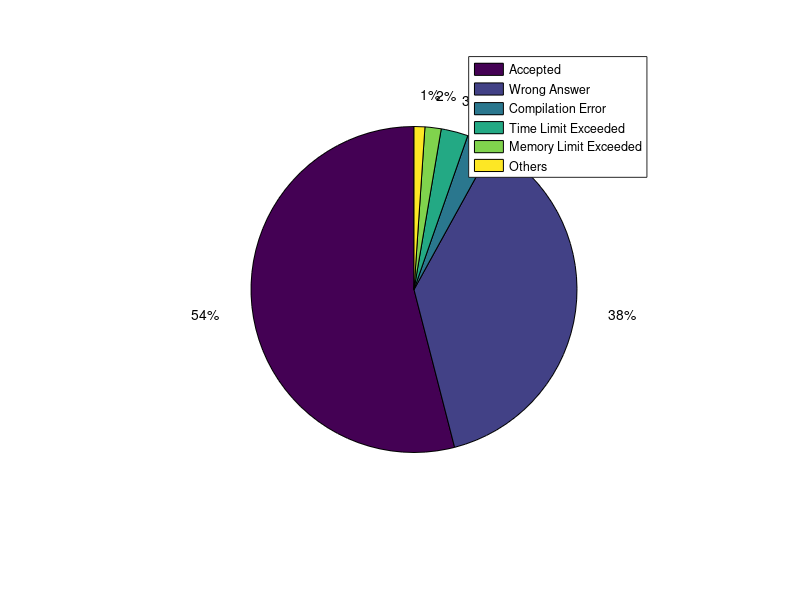

Source code (MATLAB):
warning off;
hold on;
data = load('data.csv');
labels = {"Accepted","Wrong Answer","Compilation Error","Time Limit Exceeded","Memory Limit Exceeded","Others"};
pie(data);
legend(labels);
print -djpg image.jpg
